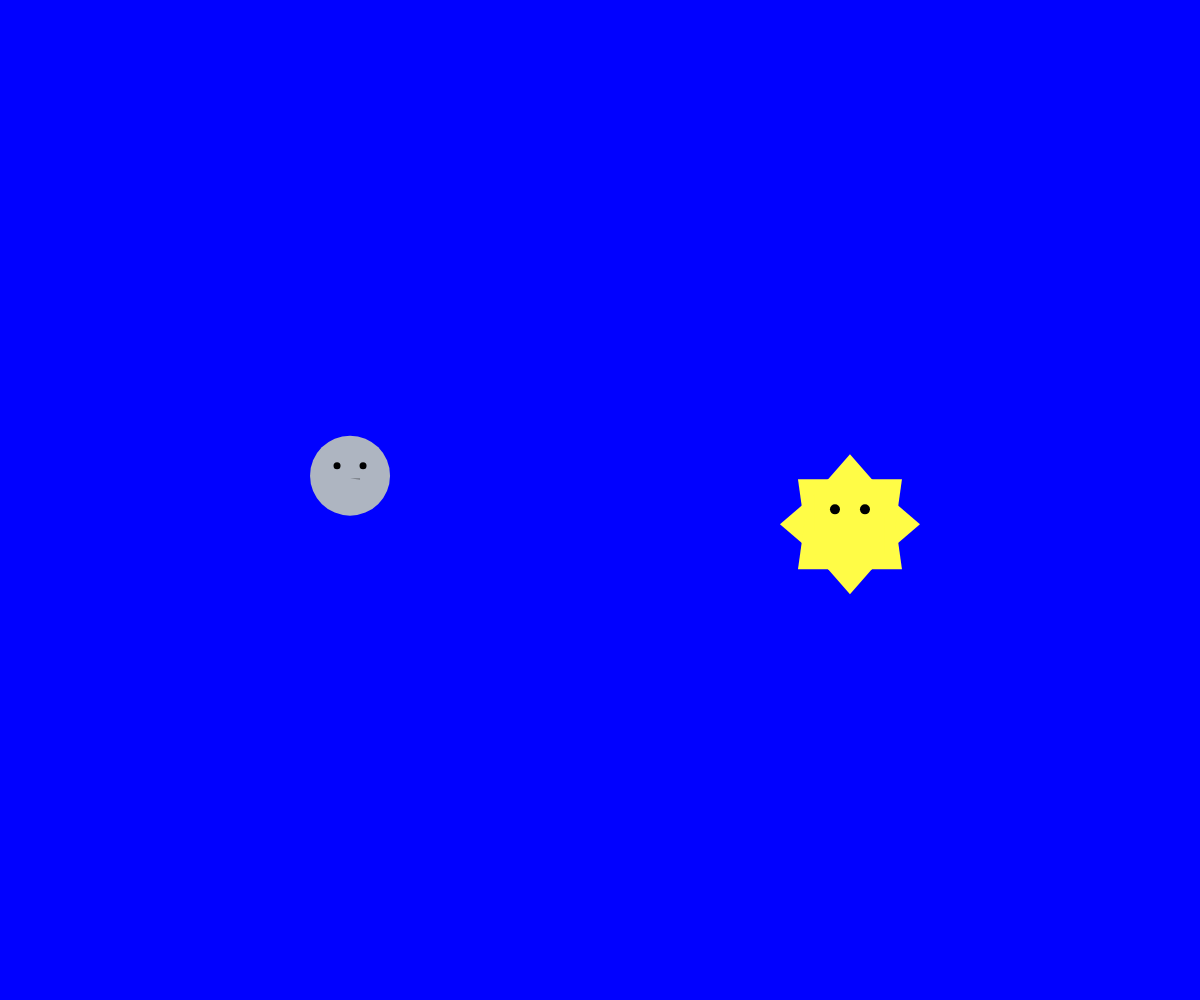
Frame 1 (no input)
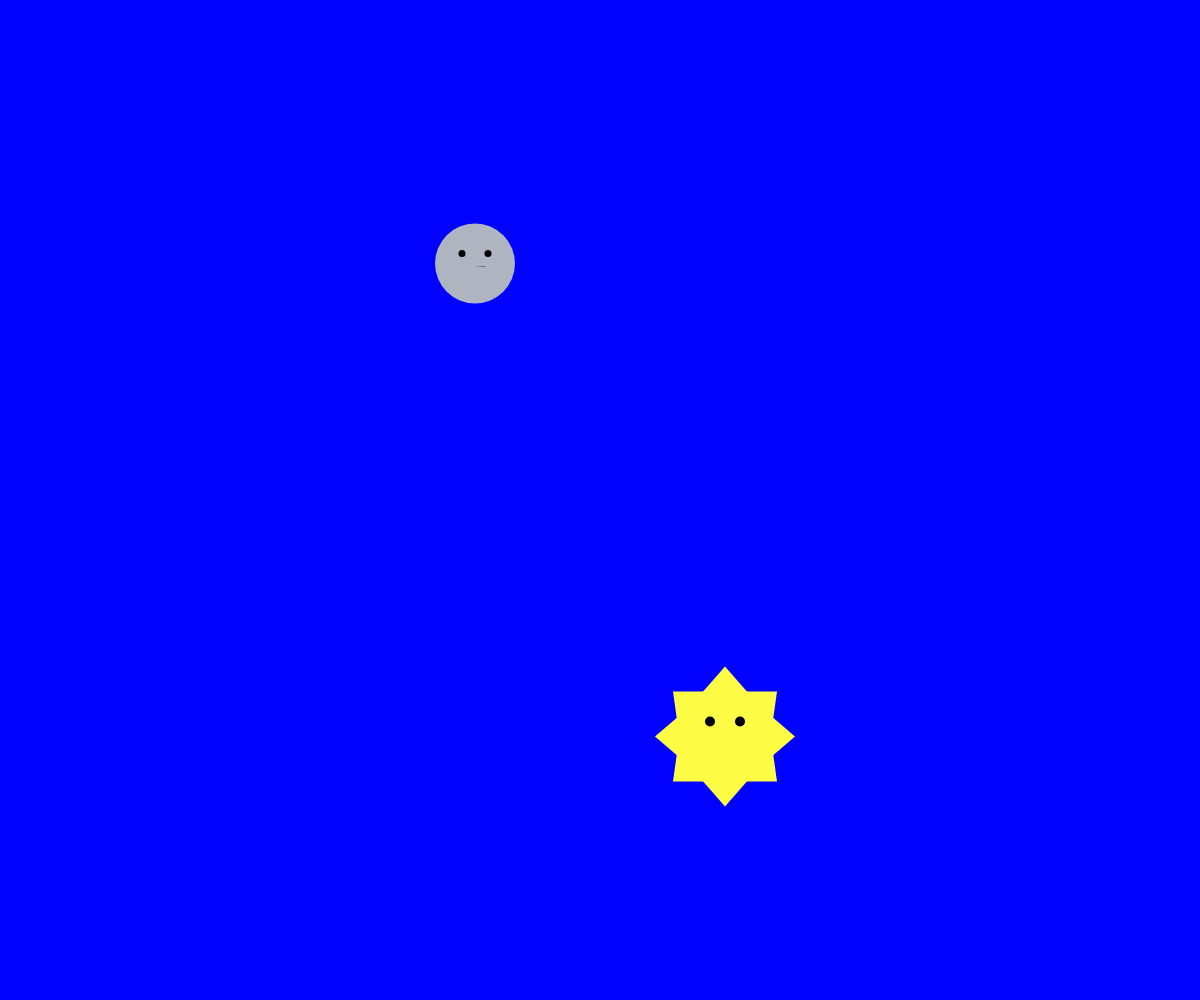
Frame 60 (no input)
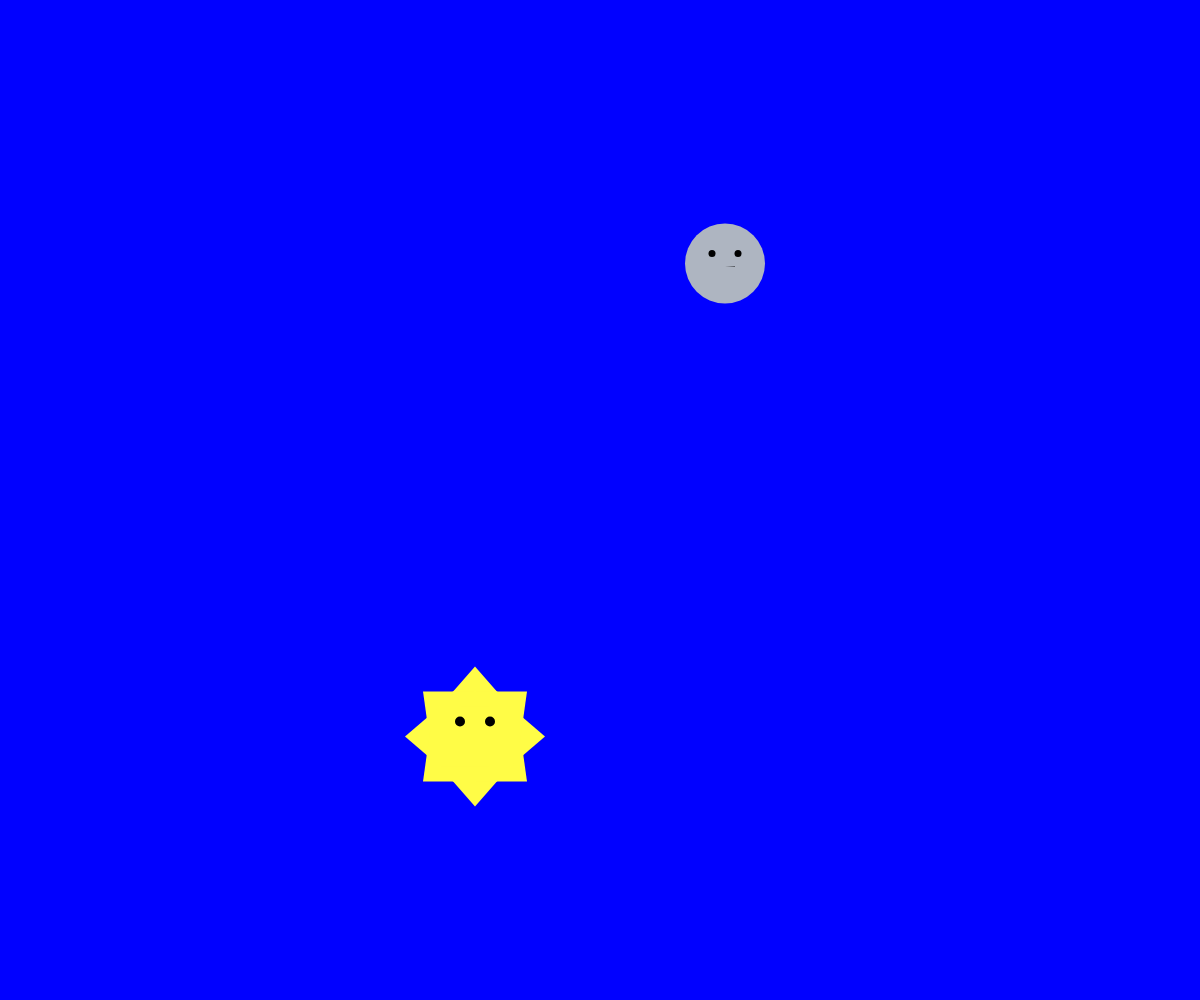
Frame 120 (the mouse pressed at the canvas centre since frame 60)

The p5.js sketch that drew these frames (run headless with seeded random() and noise() and a simulated clock; from frame 60 on, the mouse is pressed at the canvas centre):

// p5.js sketch
// ── sketch.js
var Counter = 0;
var Sign = 1;
var Diameter = 500;
var Radius = Diameter/2;
lightningX = 1100;
lightningY = 70;
Flag = 0;

function setup() {
	createCanvas(windowWidth, windowHeight);
	background(100);
	
	lightningButton = createButton ('Click Me!');
	lightningButton.position (1300, 50);
	lightningButton.mousePressed (changeFlag); //not showing up over background??
	
	var Cx = windowWidth/2;
	var Cy = windowHeight/2;
}

function draw() {
	var X= 600;
	var Y=300;
	var Cx = windowWidth/2;
	var Cy = windowHeight/2;

	angleMode(DEGREES);
	var Xpos = Cx + Radius*cos(frameCount%360);
	var Ypos = Cy + Radius*sin(frameCount%360);
	var inverseX = Cx + Radius*(-1 * cos(frameCount%360));
	var inverseY = Cy + Radius*(-1 * sin(frameCount%360));
	
	for (color=255; color>0; color = color-1) {
		background ((inverseY*color)/Xpos, (inverseY/color)/(Xpos/2), inverseY*color);
	}
	
	

	sun(Xpos, Ypos, 20, 20);
	moon (inverseX, inverseY, 20, 20);
	
	if (Flag) 
		{lightning ()
	}
	
}

function sun(X,Y, Count){
	fill (255,252,70);
	noStroke();
	ellipse(X, Y+Count, 100, 100);
	triangle (X+35, (Y-30)+Count, X-35, (Y-30)+Count, X, (Y-70)+Count);
	triangle (X, (Y-45)+Count, X-45, (Y+5)+Count, X-52, (Y-45)+Count);
	triangle (X-35, (Y+30)+Count, X-35, (Y-30)+Count, X-70, Y+Count);
	triangle (X-45, (Y-5)+Count, X, (Y+45)+Count, X-52, (Y+45)+Count);
	triangle (X-35, (Y+30)+Count, X+35, (Y+30)+Count, X, (Y+70)+Count);
	triangle (X, (Y+45)+Count, X+45, (Y-5)+Count, X+52, (Y+45)+Count);
	triangle (X+35, (Y-30)+Count, X+35, (Y+30)+Count, X+70, Y+Count);
	triangle (X+45, (Y+5)+Count, X, (Y-45)+Count, X+52, (Y-45)+Count);
	fill(0,0,0);
	ellipse (X-15, (Y-15)+Count, 10, 10);
	ellipse (X+15, (Y-15)+Count, 10, 10);
	stroke (0,0,0);
}

function moon (X,Y,Count) {
	noStroke();
	fill(174, 181, 193);
	ellipse (X, Y-Count, 80,80);
	fill(0);
	ellipse (X-13,(Y-10)-Count, 7, 7);
	ellipse (X+13,(Y-10)-Count, 7, 7);
	arc(X,(Y+3)-Count,20,35,0,PI);	
}

function lightning () {
	fill (244, 215, 66);
	noStroke();
	quad (lightningX, lightningY, lightningX+40, lightningY, lightningX, lightningY+70, lightningX-40, lightningY+70)
	quad (lightningX, lightningY+40, lightningX+40, lightningY+40, lightningX, lightningY+110, lightningX-40, lightningY+110);
	triangle (lightningX, lightningY+80, lightningX+40, lightningY+80, lightningX-40, lightningY+170);
}

function changeFlag () {
	if (Flag == 1) {
		Flag = 0;
	} else Flag = 1}
